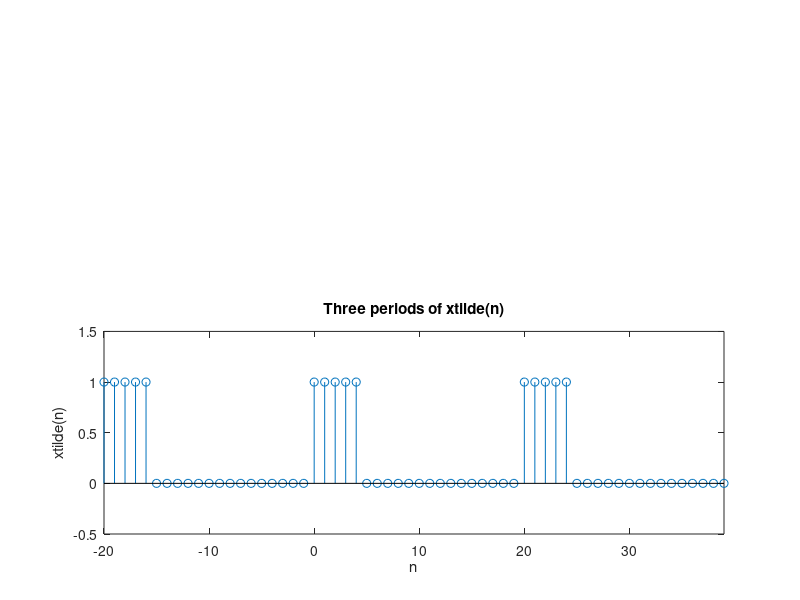

Source code (MATLAB):
figure(2)
clf(2)
L = 5; N = 20;
x = [ones(1,L), zeros(1,N-L)];
xn = x' * ones(1,3);
xn = (xn(:))';
n = -N:1:2*N-1;
subplot(1,1,1);subplot(2,1,2);
stem(n,xn); xlabel('n');
ylabel('xtilde(n)')
title('Three periods of xtilde(n)')
axis([-N,2*N-1,-0.5,1.5])